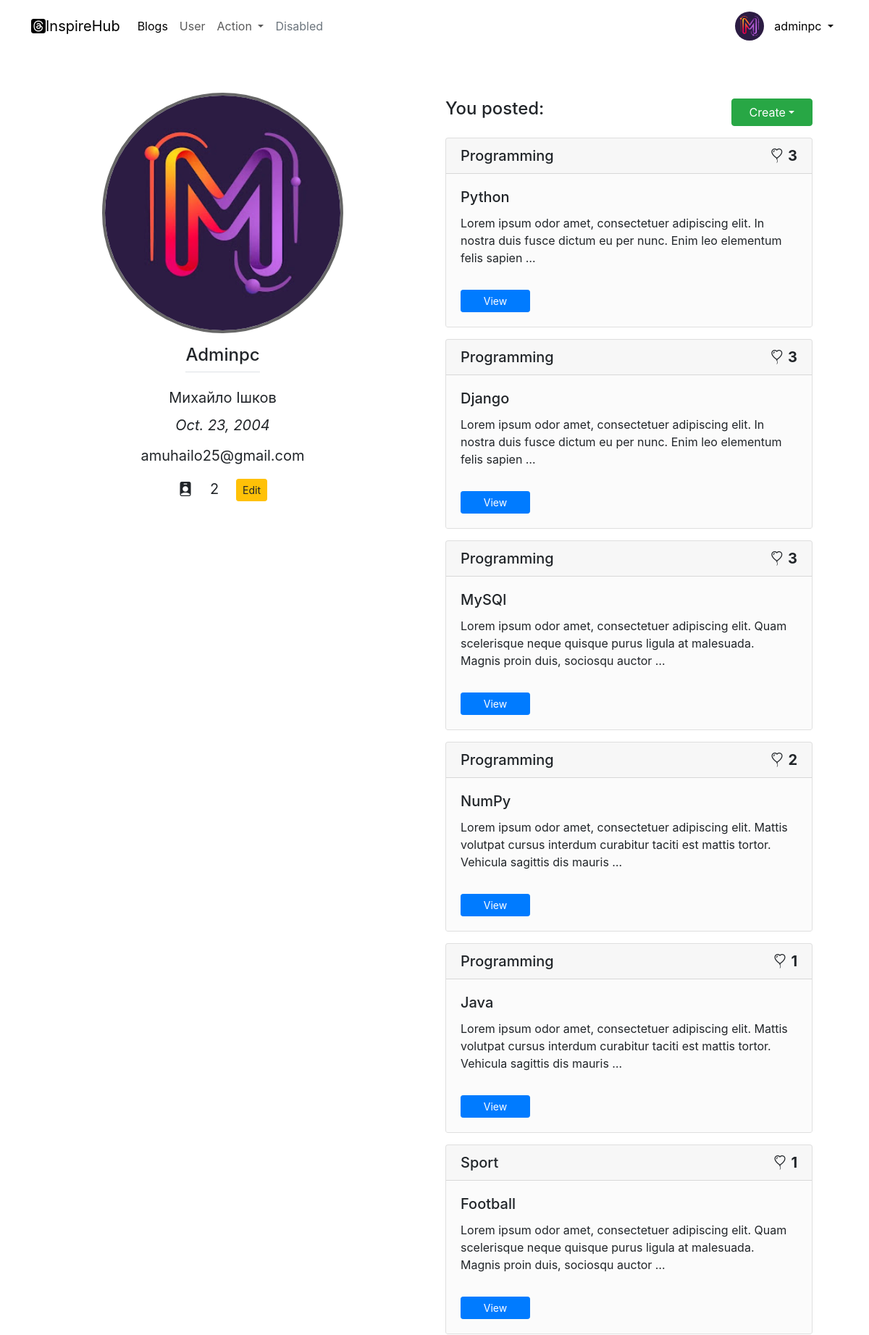
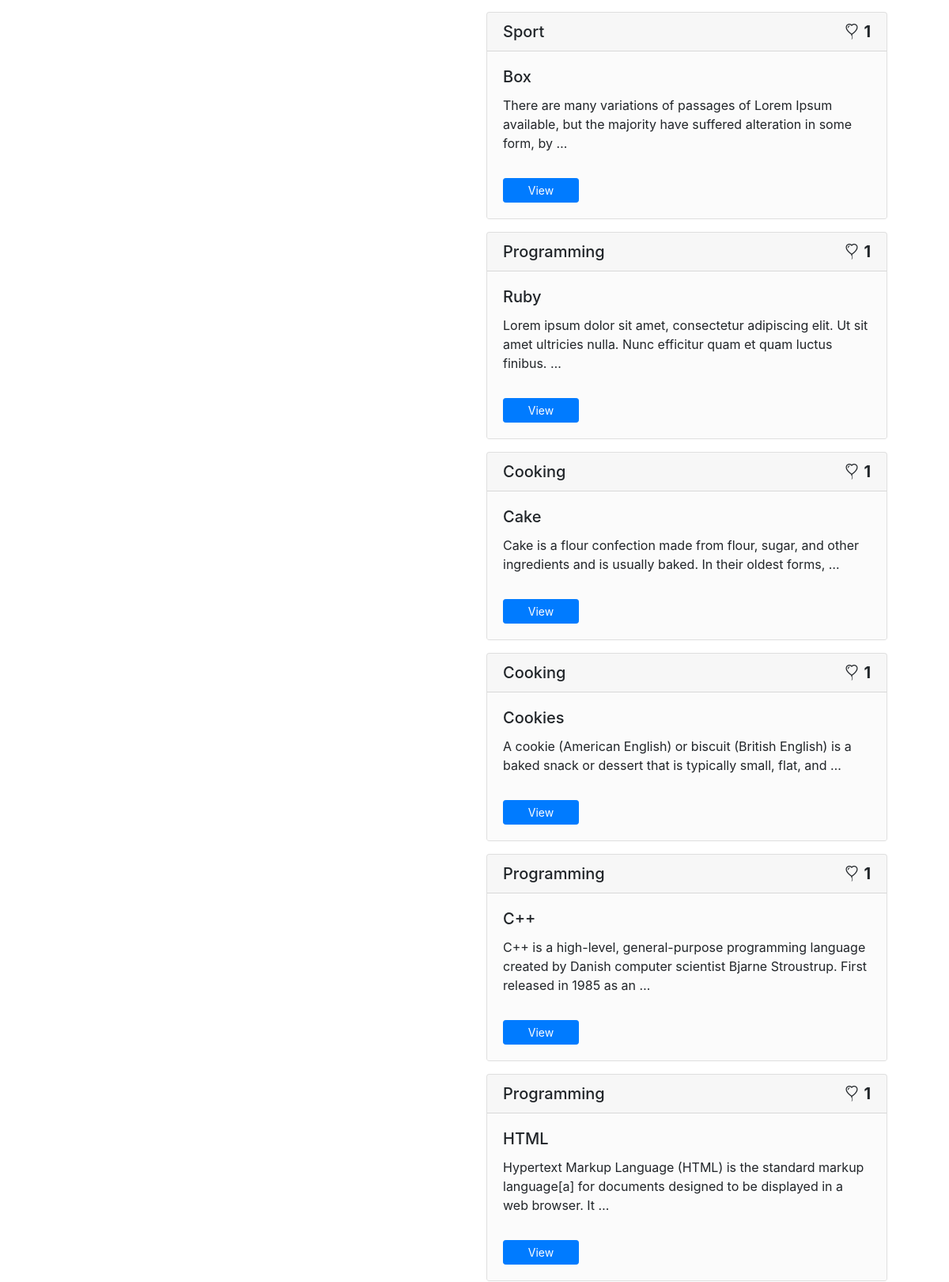
Page /account/profile/adminpc/ (signed in, upper part) on the committed database (2 pictures, top to bottom).
### account/models.py (models this page shows, shortened)
class Profile(models.Model):
    user = models.OneToOneField(settings.AUTH_USER_MODEL, on_delete=models.CASCADE)
    image = models.ImageField(upload_to = 'profile/', null = True, blank = True)
    birthday = models.DateField(blank = True, null = True)

### blogs/models.py (models this page shows, shortened)
class Post(models.Model):
    topic = models.ForeignKey("Topic",
                              verbose_name = "Topics",
                              on_delete = models.CASCADE,
                              related_name = 'post_topic')
    title = models.CharField(max_length = 50)
    slug = models.SlugField(max_length = 50 , blank = True)
    description = models.TextField(blank = True)
    author = models.ForeignKey(User,
                               on_delete = models.CASCADE,
                               related_name = 'creators')
    active = models.BooleanField(default = True)
    like_user = models.ManyToManyField(settings.AUTH_USER_MODEL,blank=True,related_name='post_like')
    total_like = models.PositiveIntegerField(default=0)
    created = models.DateTimeField(auto_now_add = True)
    updated = models.DateTimeField(auto_now = True)
    class Meta:
        ordering = ['-created']
        indexes = [models.Index(fields=['-created'])]
    def get_absolute_url(self):
        return reverse("blogs:post_detail_view_url", kwargs={"post_slug": self.slug,
                                                             "post_id":self.pk})
    def __str__(self):
        return self.title

class Topic(models.Model):
    title = models.CharField(max_length = 50)
    slug = models.SlugField(max_length = 250, blank = True)
    class Meta:
        ordering = ['-id']
    def __str__(self):
        return self.title

### account/views.py (the view)
# urls.py: path('profile/<username>/', views.ProfileDetailView.as_view(), name = 'profile_detail_view_url'),
class ProfileDetailView(DetailView):
    model = User
    template_name = 'registration/profile/profile.html'
    context_object_name = 'user'
    def get_object(self, queryset = ...):
        queryset = self.model.objects.select_related('profile','profile__user').prefetch_related('followers','following')
        return get_object_or_404(queryset,
                                 username = self.kwargs.get('username'))
    def get_context_data(self, **kwargs):
        context = super().get_context_data(**kwargs)
        context["form"] = CreatePost()
        return context

### blogs/templatetags/tags.py (called while the page is built)
@register.simple_tag
def likes_tag(user):
    liked_posts = user.post_like.filter(active=True)[:8]
    return liked_posts

@register.inclusion_tag('registration/include/user-post.html')
def creators_tag(user):
    posts = user.creators.all().select_related('author','author__profile','topic').order_by("-total_like").prefetch_related('like_user')
    form = CreatePost()
    return {"posts":posts, 'form':form}

@register.inclusion_tag('snippers/action.html')
def actions_tag(user_now):
    actions = Action.objects.exclude(user = user_now)
    following_ids = user_now.following.values_list('id',flat=True)
    if following_ids:
        actions = actions.filter(user_id__in = following_ids)
    actions = actions[:5].select_related('user','user__profile').prefetch_related('actions')
    return {"actions":actions}

### templates/registration/profile/profile.html (shortened to what this page needs)
{% extends "base.html" %}
{% load static %}
{% load tags %}
{% block content %}
<div class="row gap-5 m-5" >
    <div class="col rounded-2">
        {% include "registration/include/user-info.html" with user=user%}
    </div>
    <div class="col-6 overflow-y-scroll" style="height:80vh;">
        <div class='d-flex justify-content-between my-3'>
            <span>
                <h4>You posted:</h4>
            </span>
            {% if request.user.username == user.username %}
            <span>
                <button class="btn btn-success dropdown-toggle px-4" type="button" data-bs-toggle="dropdown" aria-expanded="false">Create</button>
            </span>
            {% endif %}
        </div>
        {% creators_tag user %}
    </div>
{% endblock content %}

### templates/include/navbar.html (shortened to what this page needs)
{% load tags%}
<header class="container-xxl">
    <nav class="navbar navbar-expand-lg bg-body-light">
        <div class="container-fluid">
          <a class="navbar-brand" href="{% url 'dashboard_list_view_url'%}"><i class="bi bi-threads-fill"></i>InspireHub</a>
          <div class="collapse navbar-collapse" id="navbarSupportedContent">
            <ul class="navbar-nav me-auto mb-2 mb-lg-0">
              <li class="nav-item">
                <a class="nav-link active" aria-current="page" href="{% url 'blogs:post_list_view_url'%}">Blogs</a>
              </li>
              {% if request.user.is_authenticated %}
              <li class="nav-item">
                <a class="nav-link" href="{% url 'user_list_view' %}">User</a>
              </li>
              <li class="nav-item dropdown">
                <a class="nav-link dropdown-toggle" href="#" role="button" data-bs-toggle="dropdown" aria-expanded="false">
                  Action
                </a>
              </li>
              <li class="nav-item">
                <a class="nav-link disabled" aria-disabled="true">Disabled</a>
              </li>
              {% endif %}
            </ul>
            {% if request.user.is_authenticated %}
            <img src="{% if request.user.profile.image%} {{ request.user.profile.image.url }}{% else %}/media/profile/image-1.png{% endif %}" class="rounded-circle m-2" width='40px'>
            <div class="dropdown-center">
              <button class="text-decoration-none border-0 bg-white dropdown-toggle" type="button" data-bs-toggle="dropdown" aria-expanded="false">
                {{ request.user.username|default:request.user.get_full_name}}
              </button>
            </div>
            {% else %}
              <a href="{% url 'login'%}" class='btn btn-success btn-sm mx-2'>Login</a>
              <a href="{% url 'register_user_url'%}" class='btn btn-secondary btn-sm mx-2'>Sing-in</a>
            {% endif %}
          </div>
        </div>
      </nav>
</header>

### templates/registration/include/user-info.html
<div class='profile-card'>
    <img src="{% if user.profile.image %}{{ user.profile.image.url }}{% else %}/media/profile/image-1.png{% endif %}" class="img-profile">
    <h4 class="text-capitalize border-bottom pb-2 my-3">{{ user.username}}</h4>
    <p class='fs-5 my-1'>{{ user.get_full_name}}</p>
    <p class='fs-5 my-1'><i>{{ user.profile.birthday}}</i></p>
    <p class='fs-5 my-2'>{{ user.email}}</p>
    {% include "snippers/follow.html" with user=user %}
</div>

### templates/snippers/follow.html
{% load static %}
<p class='fs-5 my-2 d-flex justify-content-center gap-4'>
    <i class="bi bi-person-badge-fill"></i>
    <span id="followers-count">
        {{ user.followers.count }}
    </span>
    <span>
        {% if request.user != user  %}
            <a hx-get="{% url 'followed_url' user.id%}"
                hx-target="#followers-count"
                hx-swap="innerHTML"
                class="btn btn{% if request.user in user.followers.all %}-outline{% endif %}-primary rounded-5 mx-2 btn-sm">
                {% if request.user in user.followers.all %}
                    Unfollow
                {% else %}
                    Follow
                {% endif %}
            </a>
        {% else %}
            <a href="{% url 'profile_edit_url'%}" class='btn btn-warning btn-sm'>Edit</a>
        {% endif %}
    </span>
</p>

### templates/registration/include/user-post.html (shortened to what this page needs)
{% for post in posts %}
    <div class="card mb-3" id='post-user'>
        <h5 class="card-header d-flex justify-content-between">
            <span>{{ post.topic }}</span>
            <span>
                {% if request.user not in post.like_user.all %}
                    <i class="bi bi-balloon-heart"></i>
                {% else %}
                    <i class="bi bi-balloon-heart-fill text-danger"></i>
                {% endif %}
                    <b>{{ post.total_like }}</b>
            </span>
        </h5>
        <div class="card-body">
            <h5 class="card-title">{{ post.title}}</h5>
            <p class="card-description">{{post.description|truncatewords:20 }}</p>
            <a href="{{ post.get_absolute_url }}" class="btn btn-primary btn-profile-post btn-sm">View</a>
        </div>
    </div>
{% empty %}
    {% if request.user %}
        You haven`t post. Please add post!
    {% else %}
        It`s profile haven`t posts!
    {% endif %}
{% endfor %}

### static/style/style.css (style rules this page uses)
* { box-sizing: border-box; margin: 0; }
body { width: 100%; height: 100%; }
.card-body { display: flex; flex-direction: column; background-color: rgba(247, 247, 247, 0.539); }
.profile-card { width: 100%; height: 100%; padding: 0.5rem; display: flex; align-items: center; flex-direction: column; }
.img-profile { width: 75%; border-radius: 100%; border: 0.3rem solid rgb(103, 103, 103); }
.btn-profile-post { width: 6rem; }

### rows in the picture
Post: topic "Programming", total_like "3", title "Python", description "Lorem ipsum odor amet, consectetuer adipiscing elit. In nostra duis fusce dictum eu per nunc. Enim leo elementum felis sapien …"
Post: topic "Programming", total_like "3", title "Django", description "Lorem ipsum odor amet, consectetuer adipiscing elit. In nostra duis fusce dictum eu per nunc. Enim leo elementum felis sapien …"
Post: topic "Programming", total_like "3", title "MySQl", description "Lorem ipsum odor amet, consectetuer adipiscing elit. Quam scelerisque neque quisque purus ligula at malesuada. Magnis proin duis, sociosqu auctor …"
Post: topic "Programming", total_like "2", title "NumPy", description "Lorem ipsum odor amet, consectetuer adipiscing elit. Mattis volutpat cursus interdum curabitur taciti est mattis tortor. Vehicula sagittis dis mauris …"
Post: topic "Programming", total_like "1", title "Java", description "Lorem ipsum odor amet, consectetuer adipiscing elit. Mattis volutpat cursus interdum curabitur taciti est mattis tortor. Vehicula sagittis dis mauris …"
Post: topic "Sport", total_like "1", title "Football", description "Lorem ipsum odor amet, consectetuer adipiscing elit. Quam scelerisque neque quisque purus ligula at malesuada. Magnis proin duis, sociosqu auctor …"
Post: topic "Sport", total_like "1", title "Box", description "There are many variations of passages of Lorem Ipsum available, but the majority have suffered alteration in some form, by …"
Post: topic "Programming", total_like "1", title "Ruby", description "Lorem ipsum dolor sit amet, consectetur adipiscing elit. Ut sit amet ultricies nulla. Nunc efficitur quam et quam luctus finibus. …"
Post: topic "Cooking", total_like "1", title "Cake", description "Cake is a flour confection made from flour, sugar, and other ingredients and is usually baked. In their oldest forms, …"
Post: topic "Cooking", total_like "1", title "Cookies", description "A cookie (American English) or biscuit (British English) is a baked snack or dessert that is typically small, flat, and …"
Post: topic "Programming", total_like "1", title "C++", description "C++ is a high-level, general-purpose programming language created by Danish computer scientist Bjarne Stroustrup. First released in 1985 as an …"
Post: topic "Programming", total_like "1", title "HTML", description "Hypertext Markup Language (HTML) is the standard markup language[a] for documents designed to be displayed in a web browser. It …"

### other values in the picture
{{ request.user.username|default:request.user.get_full_name }} "adminpc"
{{ user.username }} "Adminpc"
{{ user.get_full_name }} "Михайло Ішков"
{{ user.profile.birthday }} "Oct. 23, 2004"
{{ user.email }} "amuhailo25@gmail.com"
{{ user.followers.count }} "2"
